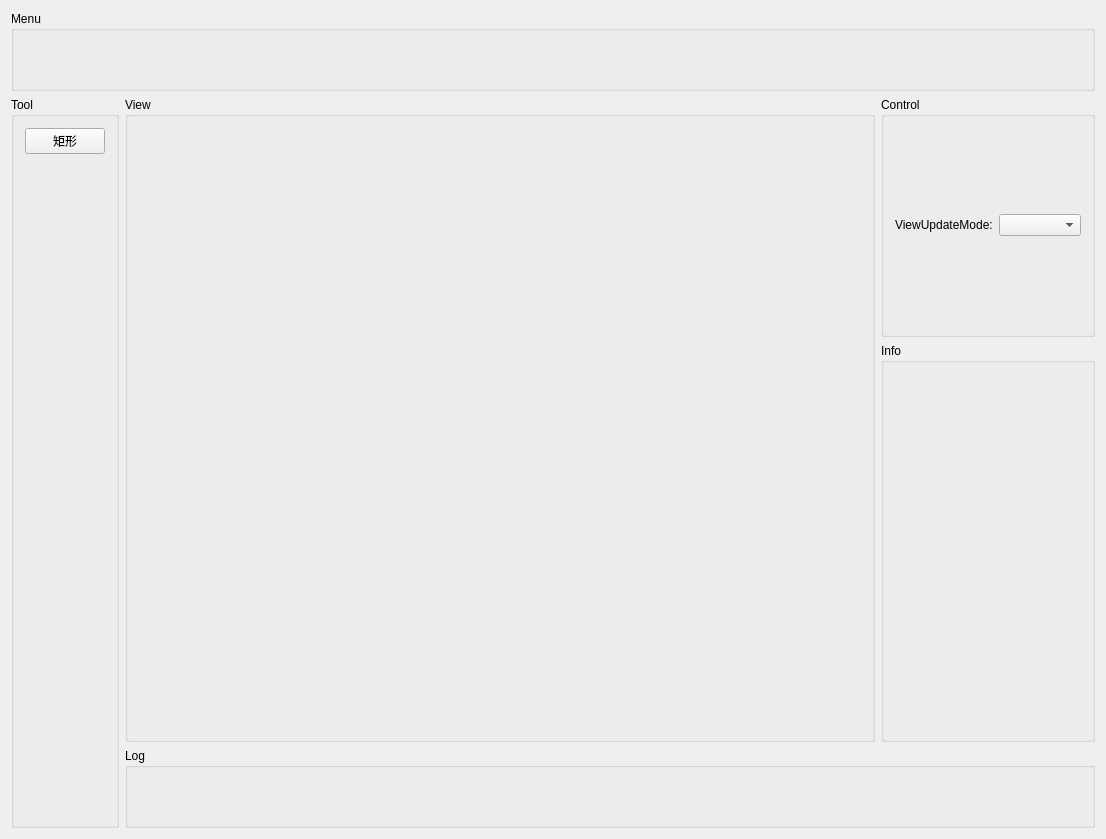
<?xml version="1.0" encoding="UTF-8"?>
<ui version="4.0">
 <class>CDrawClass</class>
 <widget class="QWidget" name="CDrawClass">
  <property name="geometry">
   <rect>
    <x>0</x>
    <y>0</y>
    <width>1106</width>
    <height>839</height>
   </rect>
  </property>
  <property name="windowTitle">
   <string>CDraw</string>
  </property>
  <layout class="QGridLayout" name="gridLayout" rowstretch="1,3,5,1" columnstretch="1,7,2">
   <item row="0" column="0" colspan="3">
    <widget class="QGroupBox" name="MenuBox">
     <property name="title">
      <string>Menu</string>
     </property>
    </widget>
   </item>
   <item row="1" column="0" rowspan="3">
    <widget class="QGroupBox" name="ToolBox">
     <property name="title">
      <string>Tool</string>
     </property>
     <layout class="QVBoxLayout" name="verticalLayout">
      <item>
       <widget class="QPushButton" name="rectBtn">
        <property name="text">
         <string>矩形</string>
        </property>
       </widget>
      </item>
      <item>
       <spacer name="verticalSpacer">
        <property name="orientation">
         <enum>Qt::Vertical</enum>
        </property>
        <property name="sizeHint" stdset="0">
         <size>
          <width>20</width>
          <height>40</height>
         </size>
        </property>
       </spacer>
      </item>
     </layout>
    </widget>
   </item>
   <item row="1" column="1" rowspan="2">
    <widget class="QGroupBox" name="ViewBox">
     <property name="title">
      <string>View</string>
     </property>
    </widget>
   </item>
   <item row="1" column="2">
    <widget class="QGroupBox" name="ControlBox">
     <property name="title">
      <string>Control</string>
     </property>
     <layout class="QGridLayout" name="gridLayout_2">
      <item row="0" column="0">
       <widget class="QLabel" name="viewModeLab">
        <property name="text">
         <string>ViewUpdateMode:</string>
        </property>
       </widget>
      </item>
      <item row="0" column="1">
       <widget class="QComboBox" name="viewUpdateModeComBox"/>
      </item>
     </layout>
    </widget>
   </item>
   <item row="2" column="2">
    <widget class="QGroupBox" name="InfoBox">
     <property name="title">
      <string>Info</string>
     </property>
    </widget>
   </item>
   <item row="3" column="1" colspan="2">
    <widget class="QGroupBox" name="LogBox">
     <property name="title">
      <string>Log</string>
     </property>
    </widget>
   </item>
  </layout>
 </widget>
 <layoutdefault spacing="6" margin="11"/>
 <resources>
  <include location="Draw.qrc"/>
 </resources>
 <connections/>
</ui>
